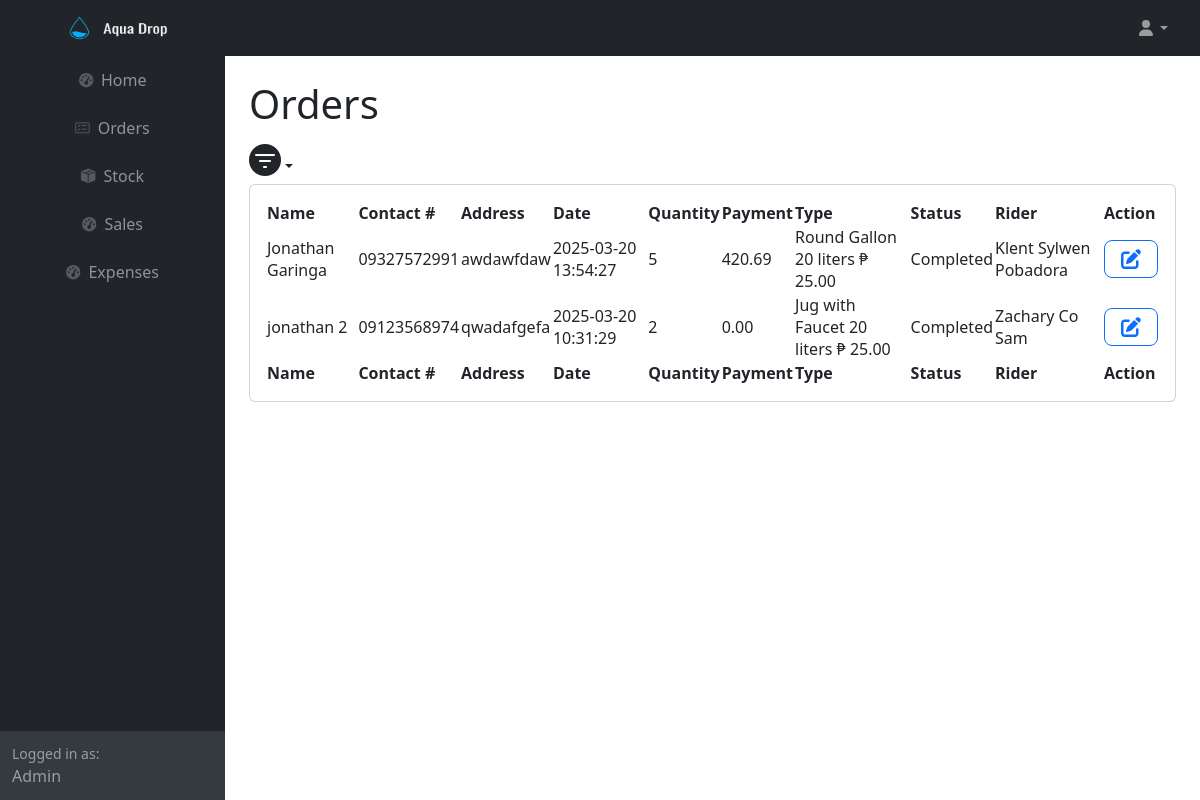
Screenshot of /orders.php (signed in) with the database file from the repository.
### tables this page shows
CREATE TABLE IF NOT EXISTS `orders` (
  `order_id` int(11) NOT NULL AUTO_INCREMENT,
  `name` varchar(255) NOT NULL,
  `contact_number` varchar(11) NOT NULL,
  `address` varchar(255) NOT NULL,
  `date` timestamp NOT NULL DEFAULT current_timestamp() ON UPDATE current_timestamp(),
  `quantity` int(11) NOT NULL,
  `payment` decimal(10,2) NOT NULL,
  `type_id` int(11) NOT NULL,
  `status_id` int(11) NOT NULL,
  `rider` varchar(255) NOT NULL,
  PRIMARY KEY (`order_id`)
);

CREATE TABLE IF NOT EXISTS `type` (
  `type_id` int(11) NOT NULL AUTO_INCREMENT,
  `type_name` varchar(255) NOT NULL,
  `price` decimal(10,2) NOT NULL,
  PRIMARY KEY (`type_id`)
);

CREATE TABLE IF NOT EXISTS `status` (
  `status_id` int(11) NOT NULL AUTO_INCREMENT,
  `status_name` varchar(255) NOT NULL,
  PRIMARY KEY (`status_id`)
);

### orders.php (the view, shortened to what this page needs)
<?php
	require ('db.php');
    if(isset($_GET['id'])){
        $sql = "SELECT order_id, name, contact_number, address, date, quantity, payment, rider, o.status_id, status_name, type_name FROM orders o
        JOIN status s ON o.status_id = s.status_id
        JOIN type t ON o.type_id = t.type_id
        WHERE o.status_id = :status_id";
        $stmt = $conn->prepare($sql);
        $stmt->bindParam(':status_id', $_GET['id']);
        $stmt->execute();
        $data = $stmt->fetchAll(PDO::FETCH_ASSOC);
    }
    else{
        $sql = "SELECT order_id, name, contact_number, address, date, quantity, payment, rider, o.status_id, status_name, type_name FROM orders o
        JOIN status s ON o.status_id = s.status_id
        JOIN type t ON o.type_id = t.type_id";
        $stmt = $conn->prepare($sql);
        $stmt->execute();
        $data = $stmt->fetchAll(PDO::FETCH_ASSOC);
    }
?>
<html lang="en">
    <head>
        <link rel="stylesheet" href="https://cdn.jsdelivr.net/npm/bootstrap-icons/font/bootstrap-icons.css">
        <link href="https://cdn.jsdelivr.net/npm/simple-datatables@7.1.2/dist/style.min.css" rel="stylesheet" />
        <link href="css/styles.css" rel="stylesheet" />
    </head>
    <body class="sb-nav-fixed">
        <nav class="sb-topnav navbar navbar-expand navbar-dark bg-dark">
            <a class="navbar-brand ps-3" href="adminindex.php">
                <img src="icons/transparentlogo.png" style="width: 200px; height: 150px;">
            </a>
            <ul class="navbar-nav ms-auto  me-3 me-lg-4">
                <li class="nav-item dropdown">
                    <a class="nav-link dropdown-toggle" id="navbarDropdown" href="#" role="button" data-bs-toggle="dropdown" aria-expanded="false"><i class="fas fa-user fa-fw"></i></a>
                </li>
            </ul>
        </nav>
        <div id="layoutSidenav">
            <div id="layoutSidenav_nav">
                <nav class="sb-sidenav accordion sb-sidenav-dark" id="sidenavAccordion">
                    <div class="sb-sidenav-menu">
                        <div class="nav align-items-center">
                            <a class="nav-link" href="adminindex.php">
                                <div class="sb-nav-link-icon"><i class="fas fa-tachometer-alt"></i></div>
                            </a>
                            <a class="nav-link" href="orders.php">
                                <div class="sb-nav-link-icon"><i class="bi bi-card-checklist"></i></div>
                                Orders
                            </a>
                            <a class="nav-link" href="stocks.html">
                                <div class="sb-nav-link-icon"><i class="bi bi-box-seam-fill"></i></div>
                                Stock
                            </a>
                            <a class="nav-link" href="sales.php">
                                <div class="sb-nav-link-icon"><i class="fas fa-tachometer-alt"></i></div>
                                Sales
                            </a>
                             <a class="nav-link" href="expenses.php">
                                <div class="sb-nav-link-icon"><i class="fas fa-tachometer-alt"></i></div>
                                Expenses
                            </a>
                        </div>
                    </div>
                    <div class="sb-sidenav-footer">
                        <div class="small">Logged in as:</div>
                        Admin
                    </div>
                </nav>
            </div>
            <div id="layoutSidenav_content">
                <main>
                    <div class="container-fluid px-4">
                        <h1 class="mt-4">Orders</h1>
                        <ul class="navbar-nav ms-auto  me-3 me-lg-4">
                            <li class="nav-item dropdown">
                                <a class="nav-link dropdown-toggle" id="navbarDropdown" href="#" role="button" data-bs-toggle="dropdown" aria-expanded="false" ><i class="bi bi-filter-circle-fill fs-2"></i></a>
                            </li>
                        </ul>
                        <div class="card mb-4">
                            <div class="card-body">
                                <table id="datatablesSimple">
                                    <thead>
                                        <tr>
                                            <th>Name</th>
                                            <th>Contact #</th>
                                            <th>Address</th>
                                            <th>Date</th>
                                            <th>Quantity</th>
                                            <th>Payment</th>
                                            <th>Type</th>
                                             <th>Status</th>
                                             <th>Rider</th>
                                             <th>Action</th>
                                        </tr>
                                    </thead>
                                    <tfoot>
                                        <tr>
                                            <th>Name</th>
                                            <th>Contact #</th>
                                            <th>Address</th>
                                            <th>Date</th>
                                            <th>Quantity</th>
                                            <th>Payment</th>
                                            <th>Type</th>
                                            <th>Status</th>
                                            <th>Rider</th>
                                            <th>Action</th>
                                        </tr>
                                    </tfoot>
                                    <tbody>
                                        <?php foreach($data as $row): ?>
                                        <tr data-id="<?php echo $row['order_id']?>">
                                            <td><?php echo $row['name']?></td>
                                            <td><?php echo $row['contact_number']?></td>
                                            <td><?php echo $row['address']?></td>
                                            <td><?php echo $row['date']?></td>
                                            <td><?php echo $row['quantity']?></td>
                                            <td><?php echo $row['payment']?></td>
                                            <td><?php echo $row['type_name']?></td>
                                            <td><?php echo $row['status_name']?></td>
                                            <td><?php echo $row['rider']?></td>
                                            <td class="text-center align-middle">
                                                <button type='button' class='btn btn-outline-primary btn-lg' data-bs-toggle='modal' data-order-id='<?php echo $row['order_id']?>' data-id='<?php echo $row['status_id']?>' data-bs-target='#editstatus' title='Edit Task'>
                                                        <i class='fa fa-edit'></i>
                                                </button>
                                            </td>
                                        </tr>
                                        <?php endforeach;?>
                                    </tbody>
                                </table>
                            </div>
                        </div>
                    </div>
                </main>
            </div>
        </div>
    </body>
</html>

### rows the page displays
orders: name "Jonathan Garinga", contact_number "09327572991", address "awdawfdaw", date "2025-03-20 13:54:27", quantity "5", payment "420.69", type.type_name "Round Gallon 20 liters ₱ 25.00", status.status_name "Completed", rider "Klent Sylwen Pobadora"
orders: name "jonathan 2", contact_number "09123568974", address "qwadafgefa", date "2025-03-20 10:31:29", quantity "2", payment "0.00", type.type_name "Jug with Faucet 20 liters ₱ 25.00", status.status_name "Completed", rider "Zachary Co Sam"
